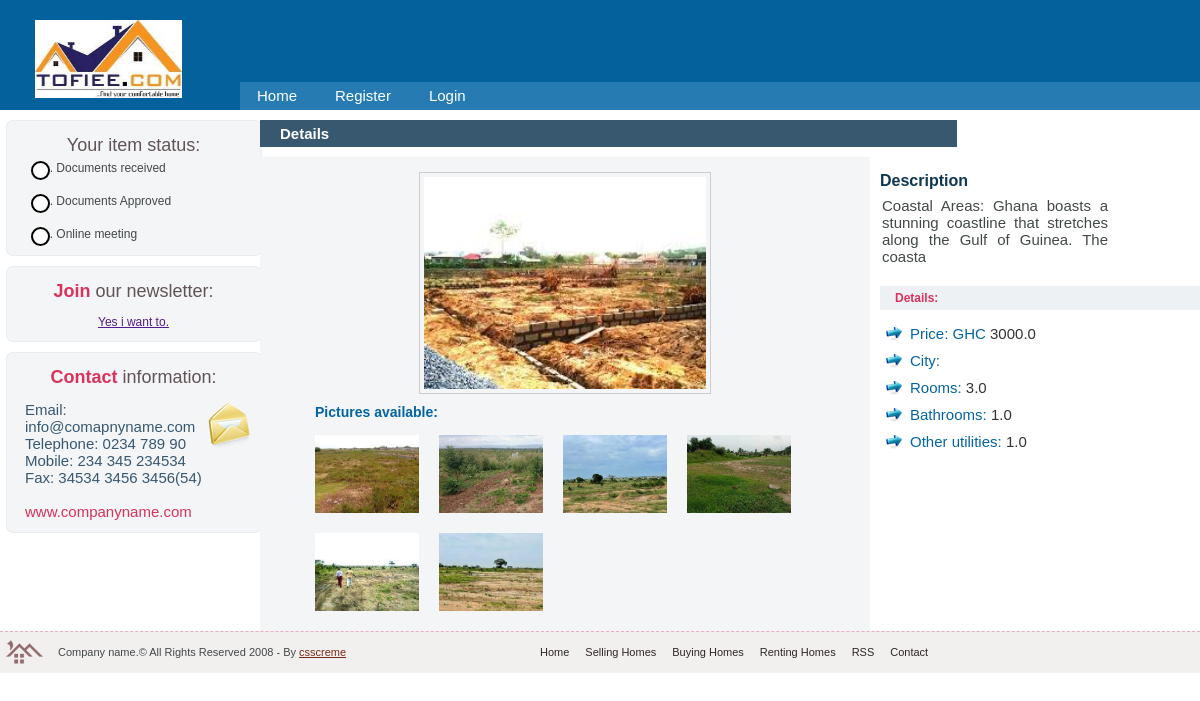
Page /details/48373eb7-a2c8-4a37-a83e-a56c73ba33db/ on the committed database.
### tofiee/models.py (models this page shows, shortened)
class Member(models.Model):
  username = models.CharField(max_length=15, default='none')
  price = models.FloatField()
  title = models.CharField(max_length=50)
  region = models.CharField(max_length=25, default='none')
  city = models.CharField(max_length=50, default='none')
  town = models.CharField(max_length=50, default='none')
  description = models.CharField(max_length=1000, blank=True)
  date = models.DateField(default=datetime.now())
  size = models.CharField(max_length=50, default='none', blank=True)
  contact = models.CharField(max_length=10, blank=True)
  dp = models.ImageField(upload_to='images/',default='default.jpg', blank=True)
  pic1 = models.ImageField(upload_to='images/',default='default.jpg', blank=True)
  pic2 = models.ImageField(upload_to='images/',default='default.jpg', blank=True)
  pic3 = models.ImageField(upload_to='images/',default='default.jpg', blank=True)
  pic4 = models.ImageField(upload_to='images/',default='default.jpg', blank=True)
  pic5 = models.ImageField(upload_to='images/',default='default.jpg', blank=True)
  pic6= models.ImageField(upload_to='images/',default='default.jpg', blank=True)
  rooms = models.FloatField(max_length=50)
  bathrooms = models.FloatField(max_length=50)
  utilities = models.CharField(max_length=100)
  category = models.CharField(max_length=100, default='none')
  active = models.CharField(max_length=10, default='0', blank=True)
  slug = models.SlugField(max_length=200, unique=True)
  newsletter = models.CharField(max_length=100, default=0)
  document_a = models.FloatField(max_length=100, default=0)
  document_b = models.FloatField(max_length=100, default=0)
  document_c = models.FloatField(max_length=100, default=0)
  availability_from = models.DateField(max_length=100, default=datetime.now(),  blank=True)
  availability_to = models.DateField(max_length=100, default=datetime.now(), blank=True)

### tofiee/views.py (the view)
# urls.py: path('details/<slug:slug>/', views.UserDetail.as_view(), name='user_detail'),
class UserDetail(generic.DetailView):
    model = Member
    template_name = 'userdetails.html'

### tofiee/templates/userdetails.html (shortened to what this page needs)
{% load static %}
<html xmlns="http://www.w3.org/1999/xhtml">
<head>
<link rel="stylesheet" type="text/css" href="{% static 'astyle.css' %}" />
<link rel="stylesheet" type="text/css" href="{% static 'admin.css' %}" />
</head>
<body>
<div id="main_container">
  <div id="header">
    <div id="logo"> <a href="/"><img src="{% static 'tofie.jpg' %}" width="147" height="78" alt="" border="0" /></a> </div>
    <div class="banner_adds"></div>
    <nav>
      <div class="menu">
        <ul>
          <li><a href="/">Home</a></li>
          {% if user.is_authenticated %}
          <li class="nav-item">
            <a class="nav-link" href="/user/">Hi {{ user.username }}!</a>
          </li>
          <li class="nav-item">
            <a class="nav-link" href="{% url 'logout' %}">Logout</a>
          </li>
          {% else %}
          <li class="nav-item">
              <a class="nav-link" href="{% url 'register' %}">Register</a>
            </li>
          <li class="nav-item">
            <a class="nav-link" href="/accounts/login/">Login</a>
          </li>
        {% endif %}
        </ul>
      </div>
    </nav>
  </div>
  <div id="main_content">
    <div class="column1">
      <div class="left_box">
        <div class="top_left_box"> </div>
        <div class="center_left_box">
          <div class="box_title">Your item status:</div>
          {% if object.document_a == 1 %}
          <div style="display: flex; margin-left: 10%;"><span class="dott" ></span><span>. Documents received</span></div>
          {% else %}
          <div style="display: flex; margin-left: 10%;"><span class="dot" ></span><span>. Documents received</span></div>
          {% endif %}
          <br>
          {% if object.document_b == 1 %}
          <div style="display: flex; margin-left: 10%;"><span class="dott" ></span><span>. Documents Approved</span></div>
          {% else %}
          <div style="display: flex; margin-left: 10%;"><span class="dot" ></span><span>. Documents Approved</span></div>
          {% endif %}
          <br>
          {% if object.document_c == 1 %}
          <div style="display: flex; margin-left: 10%;"><span class="dott" ></span><span>. Online meeting. (Check email for details)</span></div>
          {% else %}
          <div style="display: flex; margin-left: 10%;"><span class="dot" ></span><span>. Online meeting</span></div>
          {% endif %}
        </div>
        <div class="bottom_left_box"> </div>
      </div>
      <div class="left_box">
        <div class="top_left_box"> </div>
        <div class="center_left_box">
          <div class="box_title"><span>Join</span> our newsletter:</div>
          <div class="form">
            <div class="form_row">
              <a class="left" href="">Yes i want to.</a>
            </div>
          </div>
        </div>
        <div class="bottom_left_box"> </div>
      </div>
      <div class="left_box">
        <div class="top_left_box"> </div>
        <div class="center_left_box">
          <div class="box_title"><span>Contact</span> information:</div>
          <div class="form">
            <div class="form_row"> <img src="images/contact_envelope.gif" width="50" height="47" border="0" class="img_right" alt="" />
              <div class="contact_information"> Email: info@comapnyname.com<br />
                Telephone: 0234 789 90<br />
                Mobile: 234 345 234534<br />
                Fax: 34534 3456 3456(54)<br />
                <br />
                <span>www.companyname.com</span> </div>
            </div>
          </div>
        </div>
        <div class="bottom_left_box"> </div>
      </div>
    </div>
    <main>
        <div class="column4">
            <div class="title">Details </div>
          </div>
          <div class="column2" style="background-color:#f3f5f6; margin-left:5px;">
            <div class="big_pic"><img src="{{ object.dp.url }}" onclick="expandImage(this)" width="282" height="212" alt="" class="img_big_pic" /></div>
            <div class="pictures_thumbs">
              <h3>Pictures available:</h3>
              <a href="#"><img src="{{ object.pic1.url }}" onclick="expandImage(this)" width="104" height="78" border="0" alt="" class="img_thumb" /></a> <a href="#"><img src="{{ object.pic2.url }}" onclick="expandImage(this)" width="104" height="78" border="0" alt="" class="img_thumb" /></a> <a href="#"><img src="{{ object.pic3.url }}" onclick="expandImage(this)" width="104" height="78" border="0" alt="" class="img_thumb" /></a> <a href="#"><img src="{{ object.pic4.url }}" onclick="expandImage(this)" width="104" height="78" border="0" alt="" class="img_thumb" /></a> <a href="#"><img src="{{ object.pic5.url }}" onclick="expandImage(this)" width="104" height="78" border="0" alt="" class="img_thumb" /></a> <a href="#"><img src="{{ object.pic6.url }}" onclick="expandImage(this)" width="104" height="78" border="0" alt="" class="img_thumb" /></a> </div>
          </div>
          <div class="column3">
            <div class="main_text_box">
              <h1>Description</h1>
              <p>{{ object.description }}</p>
                        <br />
            </div>
            <div class="title2">Details:</div>
            <div class="details_list">
              <ul>
                <li><span>Price: GHC</span> {{ object.price }} </li>
                <li><span>City:</span> {{ object.location }} </li>
                <li><span>Rooms:</span> {{ object.rooms }}</li>
                <li><span>Bathrooms:</span> {{ object.bathrooms }}</li>
                <li><span>Other utilities:</span> {{ object.bathrooms }}</li>
              </ul>
              <br>
            </div>
          </div>
    </main>
    <div id="footer">
        <div id="copyright">
          <div style="float:left; padding:3px;"><a href="#"><img src="images/footer_logo.gif" width="42" height="35" alt="" border="0" /></a></div>
          <div style="float:left; padding:14px 10px 10px 10px;"> Company name.&copy; All Rights Reserved 2008 - By <a href="http://csscreme.com" style="color:#772c17;">csscreme</a></div>
        </div>
        <ul class="footer_menu">
          <li><a href="#" class="nav_footer"> Home </a></li>
          <li><a href="#" class="nav_footer"> Selling Homes </a></li>
          <li><a href="#" class="nav_footer"> Buying Homes </a></li>
          <li><a href="#" class="nav_footer"> Renting Homes</a></li>
          <li><a href="#" class="nav_footer"> RSS </a></li>
          <li><a href="#" class="nav_footer"> Contact </a></li>
        </ul>
      </div>
  </div>
  </div>
</body>
</html>

### static/astyle.css (style rules this page uses)
body { background-color:#fff; padding:0; font-family: Arial, Helvetica, sans-serif; margin:0px auto auto auto; color:#424849; font-size:12px; }
h1 { font-size:16px; font-weight:bold; color:#0f3753; width: auto; padding:0px 0 5px 0; margin: auto; text-decoration:none; }
h3 { font-size:14px; font-weight:bold; color:#0464a1; width: auto; padding:5px 0 5px 10px; margin: auto; text-decoration:none; }
p { font-size:15px; text-align:justify; padding:2px; margin:0px; }
img.img_right { float:right; padding:0px 8px 8px 8px; }
img.img_thumb { float:left; padding:10px; }
img.img_big_pic { padding:4px; border:1px #CCCCCC solid; }
#main_container { width:auto; height:auto; margin:auto; padding:0px; }
#header { width:100%; height:110px; background-color:#05619b; margin:auto; }
#logo { width:147px; height:78px; float:left; padding:20px 0 0 35px; }
.banner_adds { width:750px; height:82px; float:left; }
.menu { font-size:11px;padding:0px; float:right; width:80%; }
.menu ul { padding:0;margin:0;list-style-type:none; height:28px; background:#267cb2; }
.menu ul li { float:left;height:28px;line-height:28px; }
.menu a, .menu a:visited { display:block;float:right;height:100%;font-size:15px;text-decoration:none;color:#fff;background:#267cb2;padding:0 21px 0 17px; }
#main_content { width: 100%; margin:auto; clear:both; background-color:#FFFFFF; }
.column1 { width:20%; float:left; margin:0px; padding:10px 10px 10px 5px; }
.column2 { width:50%; float:left; margin:0px; padding:10px 5px 10px 5px; }
.column3 { width:20%; float:left; margin:0px; padding:10px 10px 10px 5px; }
.column4 { width:70%; float:left; margin:0px; padding:10px 0px 10px 5px; }
.left_box { width:257px; height:auto; float:left; padding-bottom:10px; }
.top_left_box { width:257px; height:10px; float:left; background-color: #0464a1; background:url(static/images/top_box_bg.gif) no-repeat center; }
.center_left_box { width:257px; height: auto; float:left; background:url(static/images/center_box_bg.gif) repeat-y; }
.bottom_left_box { width:257px; height:10px; float:left; background:url(static/images/bottom_box_bg.gif) no-repeat center; }
.box_title { width:257px; text-align:center; font-size:18px; color:#615357; padding:5px 0 5px 0; }
.box_title span { font-weight:bold; color:#d8325d; }
.main_text_box { padding:5px; }
.title { background-color:#385870; text-align:left; width:80%; padding:5px 5px 5px 20px; color:#FFFFFF; font-weight:bold; font-size: 15px; }
.title2 { background-color:#eef1f3; text-align:left; width:300px; padding:5px 5px 5px 15px; color:#d8325d; font-weight:bold; margin-left:5px; }
.details_list { padding:10px; }
.details_list ul { text-decoration:none; list-style:none; margin:0px; padding:0px; }
.details_list ul li { padding:5px 5px 5px 25px; background:url(static/images/bullet.gif) no-repeat left; color:#333333; font-size: 15px; }
.details_list ul li span { color:#0464a1; }
.big_pic { width:100%; text-align:center; padding:5px 0 5px 0; }
.pictures_thumbs { width:100%; padding-left:40px; }
.form { width:257px; text-align:center; color:#615357; padding:5px 0 5px 0; }
.form_row { float:left; width:257px; text-align:center; padding:3px 0 3px 0; }
.contact_information { font-size:15px; color:#385870; text-align:left; padding-left:20px; }
.contact_information span { color:#d8325d; }
#footer { width:100%; height:41px; clear:both; font-size:11px; background-color:#f2efef; border-top:1px #eeabbd dashed; }
ul.footer_menu { list-style:none; float:right; display:block; width:650px; margin:0px; padding:9px 20px 0 0px; }
ul.footer_menu li { display:inline; font-size:11px; }
a.nav_footer:link, a.nav_footer:visited { display:block; float:left; padding:5px 6px 5px 10px; margin:0; text-decoration:none; color:#2F2626; }
#copyright { float:left; padding:0px; }

### tofiee/templates/userdetails.html (style rules this page uses)
.dot { height: 15px; width: 15px; background-color: #bbb; border-radius: 50%; display: inline-block; background-color: white; border: 2px solid black; }

### rows in the picture
Member: dp (picture), pic1 (picture), pic2 (picture), pic3 (picture), pic4 (picture), pic5 (picture), pic6 (picture), description "Coastal Areas: Ghana boasts a stunning coastline that stretches along the Gulf of Guinea. The coasta", price "3000.0", rooms "3.0", bathrooms "1.0"
